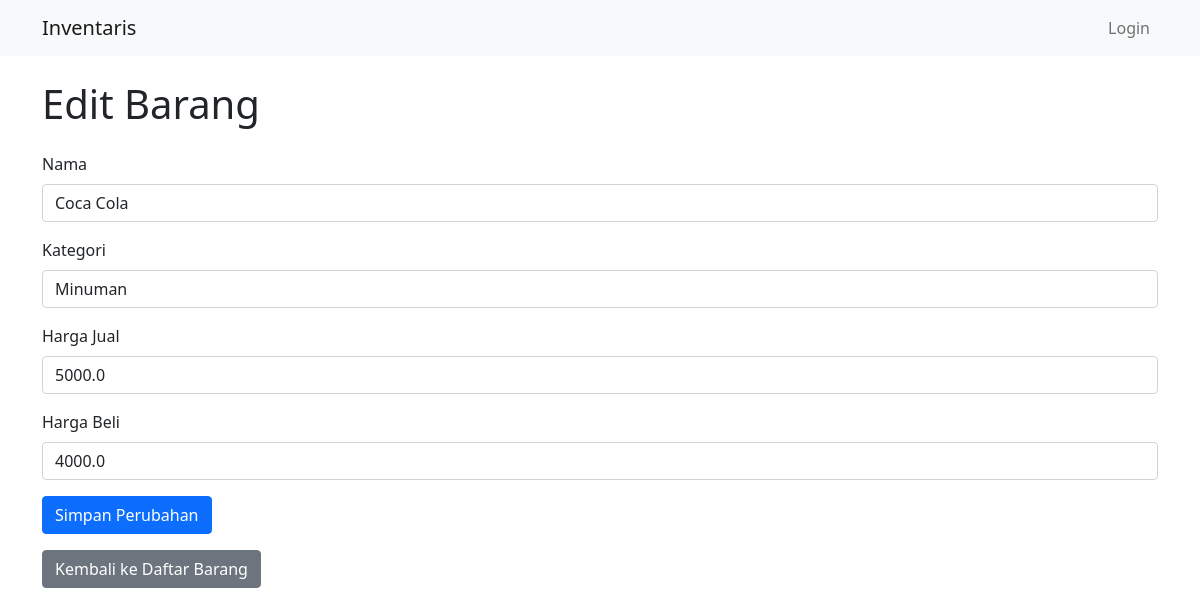
Screenshot of /product/edit/1 with the database file from the repository.
### app/models.py (models this page shows, shortened)
class Product(db.Model):
    product_id = db.Column(db.Integer, primary_key=True)
    name = db.Column(db.String(100), nullable=False)
    category = db.Column(db.Text)
    sell_price = db.Column(db.Float, nullable=False)
    buy_price = db.Column(db.Float, nullable=False)

### app/routes_form.py (the view, shortened to what this page needs)
@form.route('/product/edit/<int:product_id>', methods=['GET', 'POST'])
def edit_product(product_id):
    product = DatabaseManager.get_product_by_id(product_id)
    if not product:
        return redirect(url_for('main.products'))
    return render_template('edit_product.html', product=product)

### app/database.py (called while the page is built)
    @staticmethod
    def get_product_by_id(product_id:int):
        return Product.query.get(product_id)

### app/templates/edit_product.html
{% extends "base.html" %}
{% block content %}
<h1 class="mb-4">Edit Barang</h1>
<form method="POST" action="{{ url_for('form.edit_product', product_id=product.product_id) }}">
  <div class="mb-3">
    <label for="name" class="form-label">Nama</label>
    <input type="text" class="form-control" id="name" name="name" value="{{ product.name }}" required>
  </div>
  <div class="mb-3">
    <label for="category" class="form-label">Kategori</label>
    <input type="text" class="form-control" id="category" name="category" value="{{ product.category }}" required>
  </div>
  <div class="mb-3">
    <label for="sell_price" class="form-label">Harga Jual</label>
    <input type="number" class="form-control" id="sell_price" name="sell_price" value="{{ product.sell_price }}"
      required>
  </div>
  <div class="mb-3">
    <label for="buy_price" class="form-label">Harga Beli</label>
    <input type="number" class="form-control" id="buy_price" name="buy_price" value="{{ product.buy_price }}" required>
  </div>
  <button type="submit" class="btn btn-primary">Simpan Perubahan</button>
</form>
<a href="{{ url_for('main.products') }}" class="btn btn-secondary mt-3">Kembali ke Daftar Barang</a>
{% endblock %}

### rows the page displays
Product: name "Coca Cola", category "Minuman", sell_price "5000.0", buy_price "4000.0"
